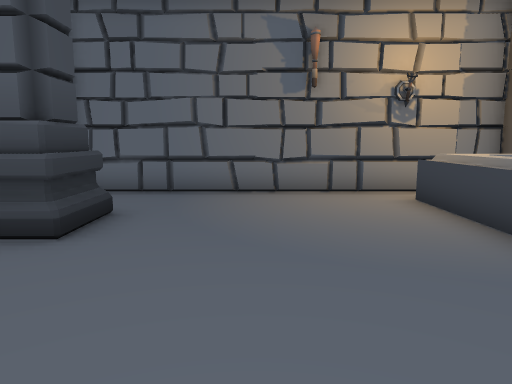
view 1 (above)

18 first-person views from a walk through a 3-D level made in the Unity game engine. The camera is 1.2 m above the floor, tilts 8° down and sees 70° across. Doors are open. The floor is counted in squares, 1 m on a side. Each view is taken from the middle of a square. On the plan, view 1 faces up. The plan holds only what a view shows up to about 15 squares ahead; the rest is blank. The place goes on beyond the plan. Some animated figures are not drawn.

view 2
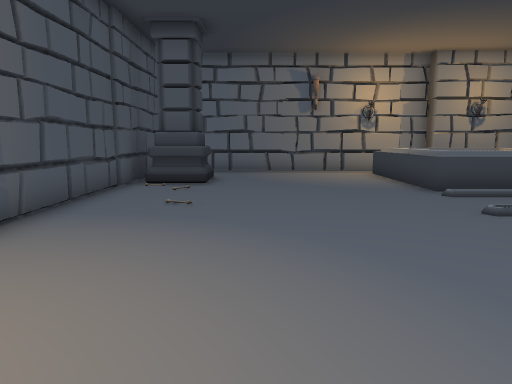

view 3
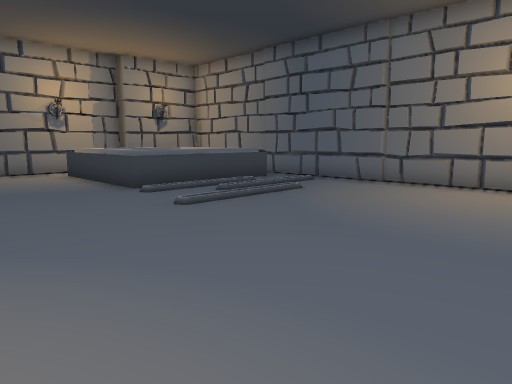

view 4
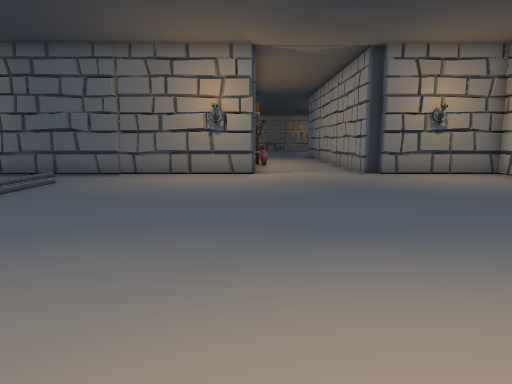

view 5
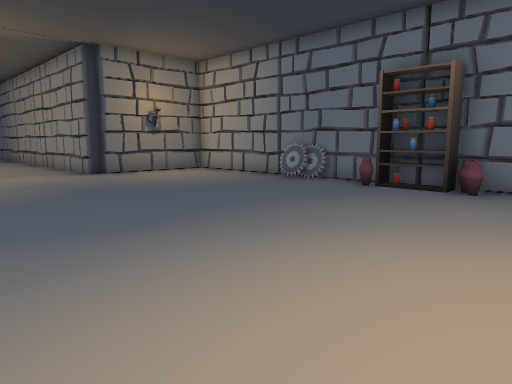

view 6
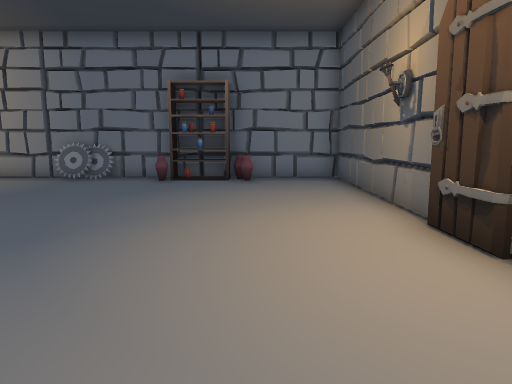

view 7
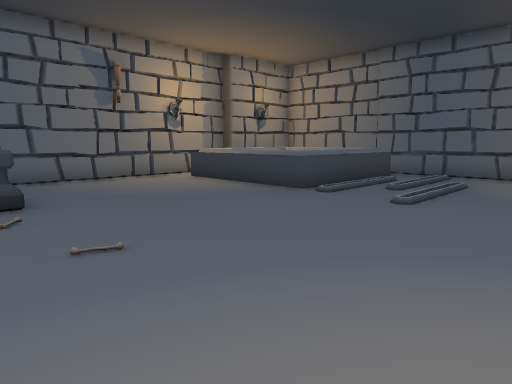

view 8
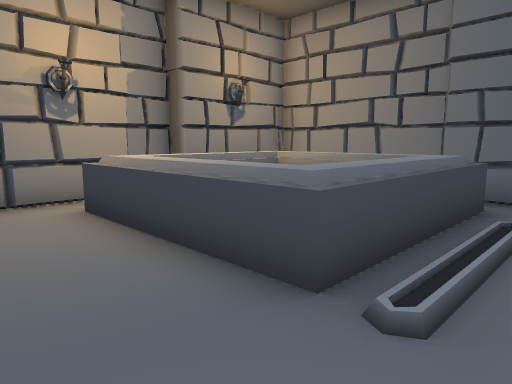

view 9
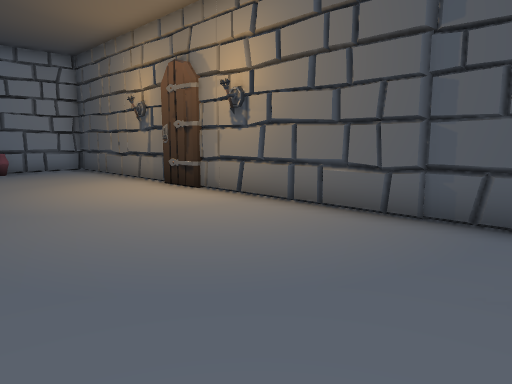

view 10
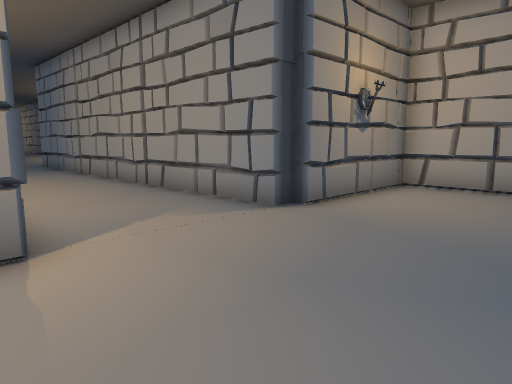

view 11
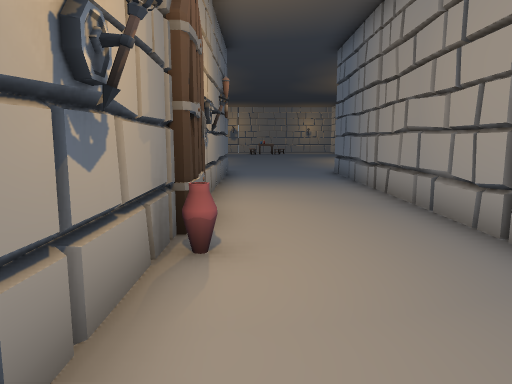

view 12
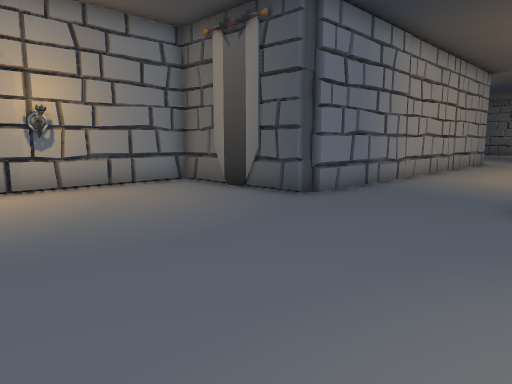

view 13
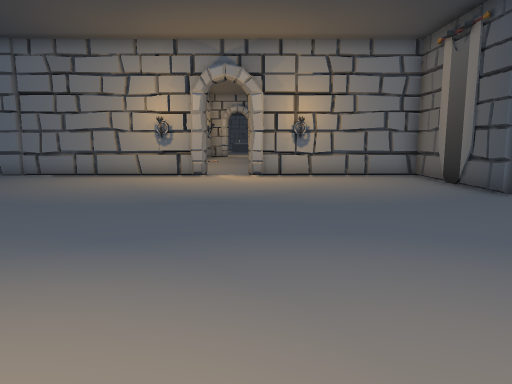

view 14
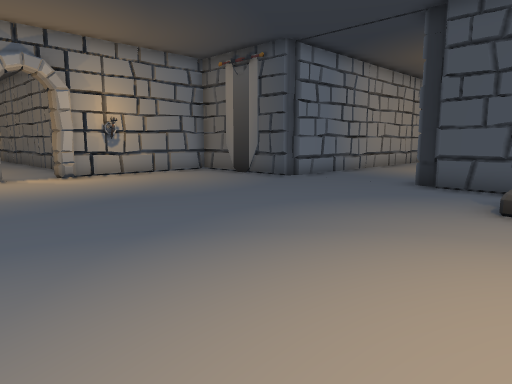

view 15
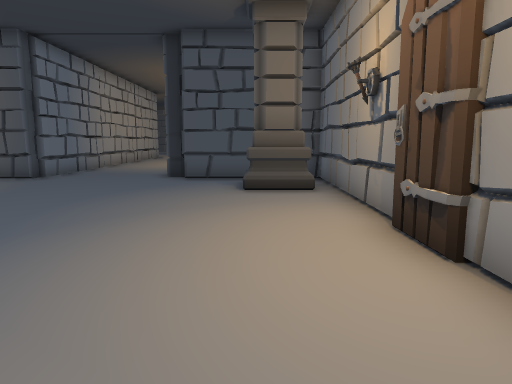

view 16
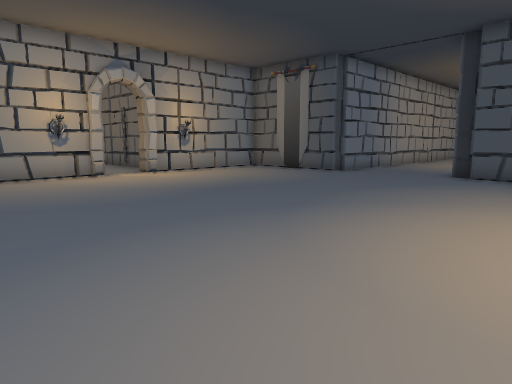

view 17
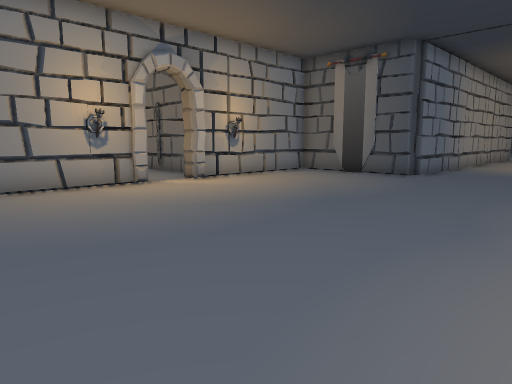

view 18
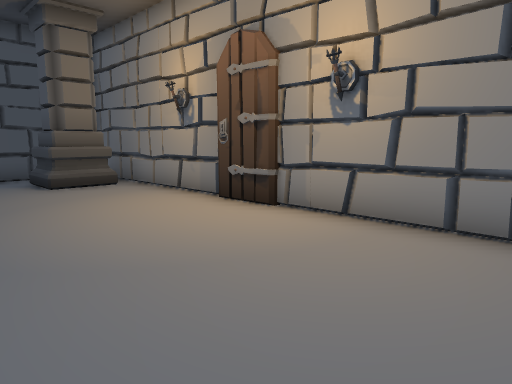

### Floor plan
Points are (right, up) in squares from view 1. A wall is a line through its corners. A room is listed if a view was taken in it or the views show most of it. See-through windows are left out.
Room 1 (views 1, 2, 3, 4, 5, 6, 7, 8, 9, 10)
walls: (-4.4, -6.5) (-4.3, -8); (-4.4, -6.6) (-4.5, -7.1); (-4.4, -7) (-4.4, -8); (-4.6, -6.7) (-4.6, -14.8) (9.1, -14.8) (9.1, -10.5); (9.1, -5.9) (9.1, 4.5); (9.5, -10.6) (9.5, -10); (3.5, 8.5) (-4.1, 8.5); (-4.6, 7.6) (-4.6, -6.6)
low walls: (3.3, 2.8) (3.3, 7.5); (8, 2.8) (3.5, 2.8) (3.5, 7.2); (8.3, 2.6) (3.5, 2.6); (7.3, 3.5) (7.3, 4.5)
ways out: opening at (10, -8) to room 2; opening at (3, 8) to room 3; opening at (4, 4); opening at (7.5, 4)
objects: other object (-4, 5) to (-3, 6); other object (-2, -14); other object (-1, -14); other object (0, -14); other object (1, -14); other object (3, -15); other object (4, -14)
Room 2 (views 11, 12, 13, 14, 15, 16, 17, 18)
walls: (23.8, -9.9) (24.4, -10.4); (24, -5.4) (24, -6) (18.4, -6); (31.7, -14.7) (37.6, -14.6); (29.2, -16.5) (29.2, -18.7); (30.9, -1) (24.4, -1) (24.4, -5.3); (32.1, -1.2) (31.1, -1.1); (32.5, -1.1) (32, -1); (32.6, -1.1) (31.1, -1.2); (36.1, -0.9) (31, -1); (16.1, -6.2) (14.6, -6.2); (15.5, -6.3) (14.7, -6.2); (14.6, -6) (11.2, -6); (9.5, -10) (24.4, -10) (24.4, -14.7) (30.2, -14.7)
ways out: opening at (10, -8) to room 1
objects: other object (14, -6); other object (24, -12); other object (26, -3) to (27, -2)
Room 3 (no view inside)
walls: (9.1, 6.5) (9.1, 8) (5.7, 8) (5.7, 8.5) (3.5, 8.5)
ways out: opening at (3, 8) to room 1; opening at (4, 6); opening at (7.5, 6)

Positions as (right, up) in squares from view 1, and headings:
1: (0, 0), facing up
2: (-1, -6), facing up
3: (-1, -6), facing up-right
4: (-4, -6), facing right
5: (-4, -5), facing down-right
6: (-2, -3), facing down
7: (-4, -3), facing up-right
8: (1, 1), facing up-right
9: (1, 1), facing down-left
10: (5, -5), facing down-right
11: (10, -7), facing right
12: (31, -5), facing down-left
13: (30, -2), facing down
14: (34, -2), facing down-left
15: (36, -3), facing left
16: (37, -2), facing down-left
17: (37, -5), facing down-left
18: (37, -6), facing up-left
